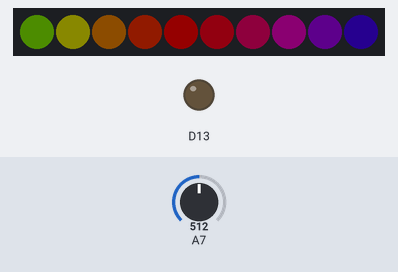
A sketch run on a simulated Adafruit Circuit Playground Express. Parts: 10 RGB LEDs in strip order, left to right, output pins drawn as LEDs (lit = HIGH). The test bench sets the inputs (shaded band); at power-on: A7 = 512. Dim RGB values are drawn brighter than linear.

Above: at 0.1 s.
At 10.58 s:
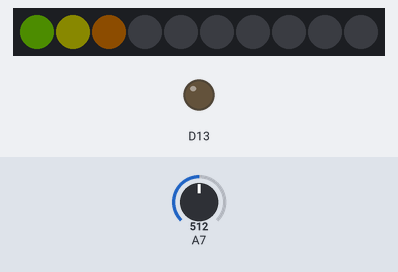

Measured:
- by itself, everything shown: repeats every 10.7 s, in 5 steps
- what the display in image 0 shows lasts 10.1 s, from 0.1 s to 10.2 s

The sketch:

seismo_circuit_playground_v2.ino
```cpp
/*

  Simple seismograph code designed for the Adafruit Circuit Playground board.
  See https://learn.adafruit.com/circuit-playground-lesson-number-0/intro
  for board specific details and tutorials.

  Basically this code just listens to analog pin 7 (#6 on the board) and
  lights up the onboard LEDs (NeoPixels).

  Code is written to be more or less as simple as possible while still making use
  of the NeoPixels which require a bit more syntax.

  Students are encouraged to hack this to make it more interesting, i.e. experiment
  with different colors or implement other features of the board.

  Arlo Emerson, 2016, Microsoft Edu Workshop

*/


// Library required to init the board and access the NeoPixels
#include <Adafruit_CircuitPlayground.h>

/*
  Change this to affect the range of the sensor readings. Ideally this matches the highest
  number the sensor will report, so that highest readings will light up all the LEDs.
  Setting this to numbers lower than the sensor readings will bias the LED meter to react
  stronger to lower readings. Play around with it to see.
  Note: the values returned from your seismometer depend among other things, the strength of the magnet,
  number of coil windings and any hysteresis and energy loss effects present in the circuit.
*/
static int mSensorCeiling = 22;


// In millis, each LED will stay lit for this duration before turning off.
static int mDecay = 50;

/*
  A variable to hold the sensor reading. This gets set each time loop() fires and is
  needed so we can turn off the NeoPixels one by one before lighting them up again to the
  new sensor reading.
*/
int mPreviousMax = 0;

// Setup function where we initialize both serial communications and the board.
void setup()
{
  // Enable serial communications.
  Serial.begin(9600);

  // Init the board.
  CircuitPlayground.begin();

  // This turns off all the NeoPixels should anything be lit.
  CircuitPlayground.clearPixels();
}


// Main loop runs repeatedly.
void loop()
{
  // Local variable to hold the reading coming from A7 (the pin is labeled "#6" on the board).
  int sensorReading = analogRead(A7);

  /*
    Local variable that holds a remapped value from the sensor (from within a range of 0 to
    whatever we set mSensorCeiling to) which is returned as something from 0 to 9 (a range of 10 possible
    numbers), allowing us to light up the 10 NeoPixels on the board.
  */
  int maxAmount = map(sensorReading, 0, mSensorCeiling, 0, 9  );

  /*
    Starting with the maximum number of lights that were previously lit
    (and presumably still lit), turn them off one by one.
  */
  for (int i = mPreviousMax; i >= 0; i--) // count backwards starting at mPreviousMax
  {
    // Set the pixel color to 0,0,0 (no light) for each LED (i).
    CircuitPlayground.strip.setPixelColor(i, 0, 0, 0 );

    // Call show() after setting color.
    CircuitPlayground.strip.show();

    // Introduce a delay so the lights animate off rather than all at once
    delay(mDecay);
  }

  // Light up each LED starting with the first LED and working up to whatever the maxAmount is.
  for (int i = 0; i <= maxAmount; i++)
  {
    /*
      Set the pixel color using the color wheel.
      The Wheel function takes a byte as its sole parameter and returns an unsigned int,
      the format setPixelColor needs to set the color.
      Note we are deriving the input value to Wheel using the map function. Here we use i
      as our input, 0 through 9 as our boundary, and returning a proportional number between 30 and 150.
      Experiment with changing the last two value to tweak the colors.
    */
    CircuitPlayground.strip.setPixelColor(i, Wheel(   map(i, 0, 9, 30, 150)   )  );

    // Call show() after setting color.
    CircuitPlayground.strip.show();
  }

  // Set member variable mPreviousMax to hold whatever maxAmount is.
  mPreviousMax = maxAmount;

  // Introduce a 10 millisecond delay to regulate timing of the main loop.
  delay(10);
}


// Input a value 0 to 255 to get a color value. A byte holds values from 0 to 255.
// The colors are a transition r - g - b - back to r.
// Wheel returns an unsigned int which could be any number in this range:
// [0-4294967295] or equivalently [0x00000000-0xFFFFFFFF]
uint32_t Wheel(byte pWheelPos)
{
  if (pWheelPos < 85)
  {
    return CircuitPlayground.strip.Color(pWheelPos * 3, 255 - pWheelPos * 3, 0);
  }
  else if (pWheelPos < 170)
  {
    pWheelPos -= 85;
    return CircuitPlayground.strip.Color(255 - pWheelPos * 3, 0, pWheelPos * 3);
  }
  else
  {
    pWheelPos -= 170;
    return CircuitPlayground.strip.Color(0, pWheelPos * 3, 255 - pWheelPos * 3);
  }
}
```
